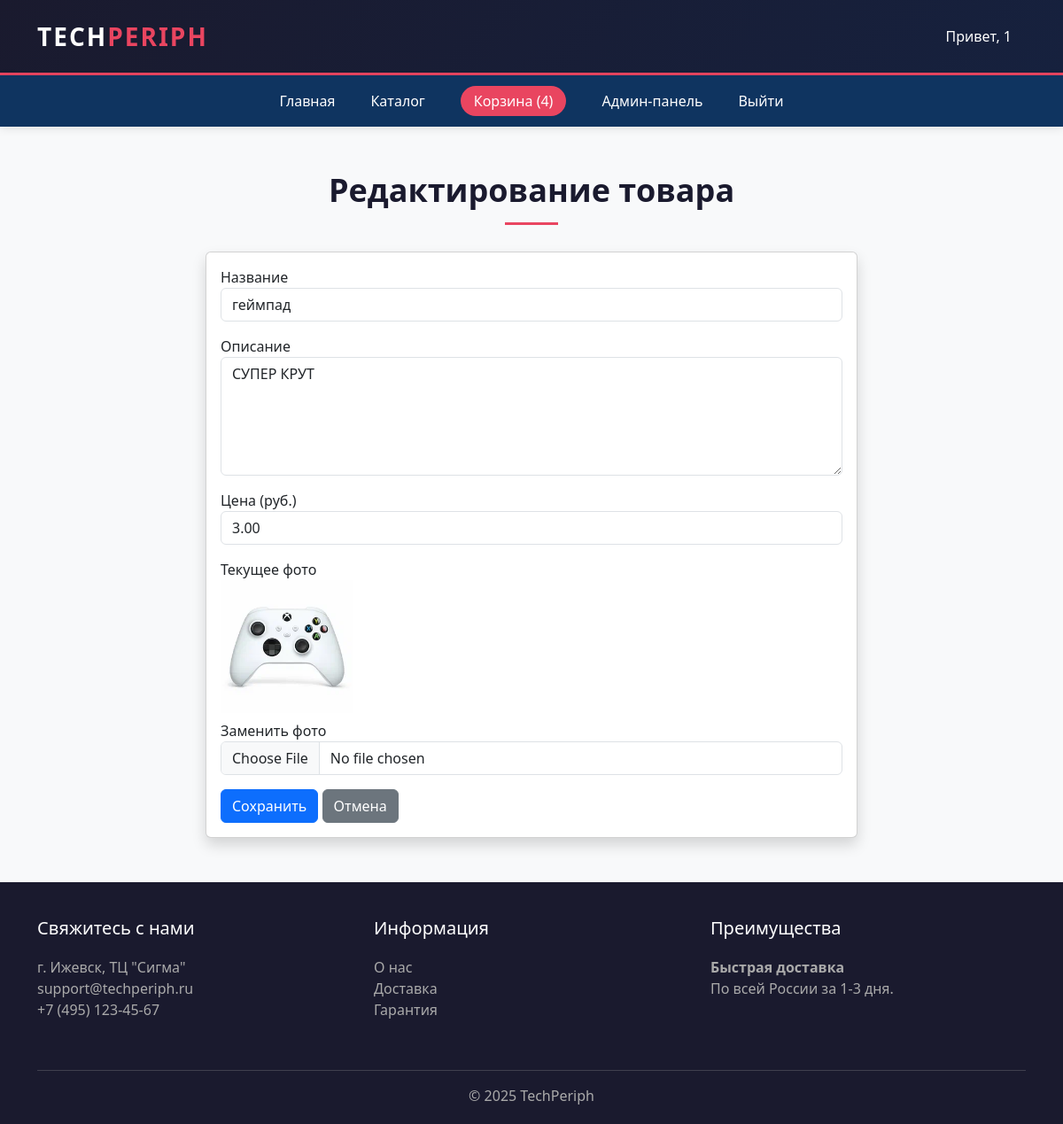
The app's page /edit_product.php?id=3 (signed in) with its own data.
### tables this page shows
CREATE TABLE `products` (
  `id` int(11) NOT NULL,
  `user_id` int(11) NOT NULL,
  `name` varchar(100) NOT NULL,
  `description` text NOT NULL,
  `price` decimal(10,2) NOT NULL,
  `image_path` varchar(255) DEFAULT NULL,
  `created_at` timestamp NULL DEFAULT CURRENT_TIMESTAMP
);

### config.php (called while the page is built, shortened)
<?php
function getCartCount($pdo, $user_id) {
    $stmt = $pdo->prepare("SELECT SUM(quantity) as count FROM cart WHERE user_id = ?");
    $stmt->execute([$user_id]);
    return $stmt->fetch()['count'] ?? 0;
}
?>

### edit_product.php (the view, shortened to what this page needs)
<?php
require_once 'config.php';
$product_id = (int)$_GET['id'];
$stmt = $pdo->prepare("SELECT * FROM products WHERE id = ?");
$stmt->execute([$product_id]);
$product = $stmt->fetch();
$cart_count = getCartCount($pdo, $_SESSION['user_id'] ?? null);
?>
<!DOCTYPE html>
<html lang="ru">
<head>
    <link href="https://cdn.jsdelivr.net/npm/bootstrap@5.3.0/dist/css/bootstrap.min.css" rel="stylesheet">
    <link href="style.css" rel="stylesheet">
</head>
<body>
<div class="header">
    <div class="container">
        <div class="d-flex justify-content-between align-items-center">
            <div class="logo">TECH<span>PERIPH</span></div>
            <div><span class="me-3">Привет, <?= htmlspecialchars($_SESSION['username']) ?></span></div>
        </div>
    </div>
</div>
<div class="nav-menu">
    <div class="container">
        <div class="d-flex justify-content-center align-items-center flex-wrap">
            <a href="index.php">Главная</a>
            <a href="catalog.php">Каталог</a>
            <a href="cart.php" class="btn-cart">Корзина (<?= $cart_count ?>)</a>
            <a href="admin/index.php">Админ-панель</a>
            <a href="logout.php">Выйти</a>
        </div>
    </div>
</div>
<div class="container mt-4">
    <h1 class="page-title">Редактирование товара</h1>
    <div class="row">
        <div class="col-md-8 mx-auto">
            <div class="card shadow">
                <div class="card-body">
                    <form method="post" enctype="multipart/form-data">
                        <div class="mb-3"><label>Название</label><input type="text" name="name" class="form-control" value="<?= htmlspecialchars($product['name']) ?>" required></div>
                        <div class="mb-3"><label>Описание</label><textarea name="description" rows="5" class="form-control" required><?= htmlspecialchars($product['description']) ?></textarea></div>
                        <div class="mb-3"><label>Цена (руб.)</label><input type="number" step="0.01" name="price" class="form-control" value="<?= $product['price'] ?>" required></div>
                        <div class="mb-3">
                            <label>Текущее фото</label><br>
                            <?php if ($product['image_path'] && file_exists($product['image_path'])): ?>
                                <img src="<?= $product['image_path'] ?>" style="max-height: 150px;" class="mb-2"><br>
                            <?php endif; ?>
                            <label>Заменить фото</label>
                            <input type="file" name="image" class="form-control" accept="image/*">
                        </div>
                        <button type="submit" class="btn btn-primary">Сохранить</button>
                        <a href="product.php?id=<?= $product_id ?>" class="btn btn-secondary">Отмена</a>
                    </form>
                </div>
            </div>
        </div>
    </div>
</div>
<footer>
    <div class="container">
        <div class="row">
            <div class="col-md-4 mb-4"><h5>Свяжитесь с нами</h5><p>г. Ижевск, ТЦ "Сигма"<br>support@techperiph.ru<br>+7 (495) 123-45-67</p></div>
            <div class="col-md-4 mb-4"><h5>Информация</h5><p><a href="about.php">О нас</a><br><a href="delivery.php">Доставка</a><br><a href="guarantee.php">Гарантия</a></p></div>
            <div class="col-md-4 mb-4"><h5>Преимущества</h5><p><strong>Быстрая доставка</strong><br>По всей России за 1-3 дня.</p></div>
        </div>
        <hr><div class="text-center"><p class="mb-0">© 2025 TechPeriph</p></div>
    </div>
</footer>
</body>
</html>

### style.css (style rules this page uses)
* { margin: 0; padding: 0; box-sizing: border-box; }
body { font-family: 'Segoe UI', Tahoma, Geneva, Verdana, sans-serif; background-color: #f8f9fa; }
.header { background: linear-gradient(135deg, #1a1a2e 0%, #16213e 100%); color: white; padding: 20px 0; border-bottom: 3px solid #e94560; }
.logo { font-size: 28px; font-weight: bold; letter-spacing: 2px; }
.logo span { color: #e94560; }
.nav-menu { background-color: #0f3460; padding: 12px 0; position: sticky; top: 0; z-index: 1000; box-shadow: 0 2px 10px rgba(0,0,0,0.1); }
.nav-menu a { color: white; text-decoration: none; margin: 0 20px; font-weight: 500; transition: color 0.3s ease; }
.nav-menu .btn-cart { background-color: #e94560; padding: 5px 15px; border-radius: 20px; margin-left: 20px; }
.page-title { text-align: center; margin: 50px 0 30px; font-size: 36px; font-weight: bold; color: #1a1a2e; position: relative; }
.page-title:after { content: ''; display: block; width: 60px; height: 3px; background: #e94560; margin: 15px auto 0; }
footer { background-color: #1a1a2e; color: #aaa; padding: 40px 0 20px; margin-top: 50px; }
footer h5 { color: white; margin-bottom: 20px; }
footer a { color: #aaa; text-decoration: none; }

### records on screen
products: name "геймпад", description "СУПЕР КРУТ", price "3.00", image_path (picture)

### other values on screen
$_SESSION['username'] "1"
$cart_count "4"
